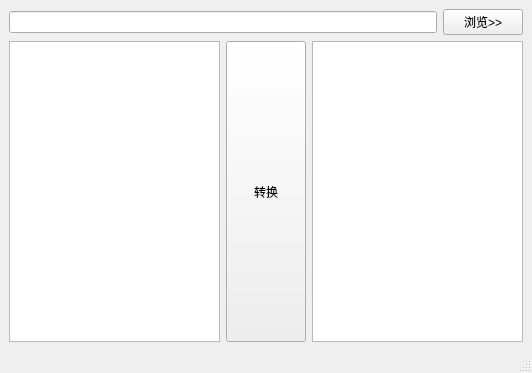
<?xml version="1.0" encoding="UTF-8"?>
<ui version="4.0">
 <class>MainWindow</class>
 <widget class="QMainWindow" name="MainWindow">
  <property name="geometry">
   <rect>
    <x>0</x>
    <y>0</y>
    <width>532</width>
    <height>373</height>
   </rect>
  </property>
  <property name="windowTitle">
   <string>MainWindow</string>
  </property>
  <widget class="QWidget" name="centralwidget">
   <layout class="QGridLayout" name="gridLayout">
    <item row="0" column="0">
     <layout class="QVBoxLayout" name="verticalLayout">
      <item>
       <layout class="QHBoxLayout" name="horizontalLayout">
        <item>
         <widget class="QLineEdit" name="lineEdit"/>
        </item>
        <item>
         <widget class="QPushButton" name="pushButton">
          <property name="text">
           <string>浏览&gt;&gt;</string>
          </property>
         </widget>
        </item>
       </layout>
      </item>
      <item>
       <layout class="QHBoxLayout" name="horizontalLayout_2">
        <item>
         <widget class="QPlainTextEdit" name="plainTextEdit_txt"/>
        </item>
        <item>
         <widget class="QSplitter" name="splitter">
          <property name="orientation">
           <enum>Qt::Vertical</enum>
          </property>
          <widget class="QPushButton" name="pushButton_Convert">
           <property name="text">
            <string>转换</string>
           </property>
          </widget>
         </widget>
        </item>
        <item>
         <widget class="QPlainTextEdit" name="plainTextEdit_csv"/>
        </item>
       </layout>
      </item>
     </layout>
    </item>
   </layout>
  </widget>
  <widget class="QMenuBar" name="menubar">
   <property name="geometry">
    <rect>
     <x>0</x>
     <y>0</y>
     <width>532</width>
     <height>23</height>
    </rect>
   </property>
  </widget>
  <widget class="QStatusBar" name="statusbar"/>
 </widget>
 <resources/>
 <connections/>
</ui>
